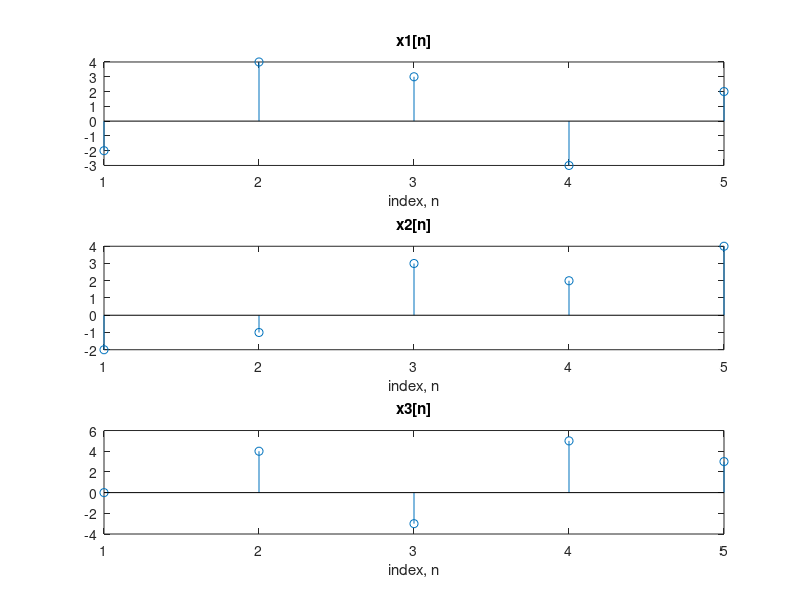
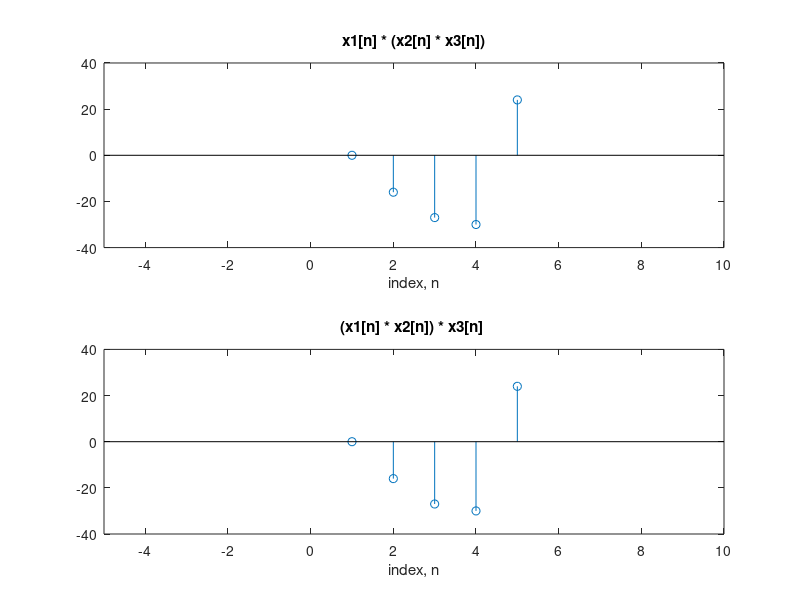
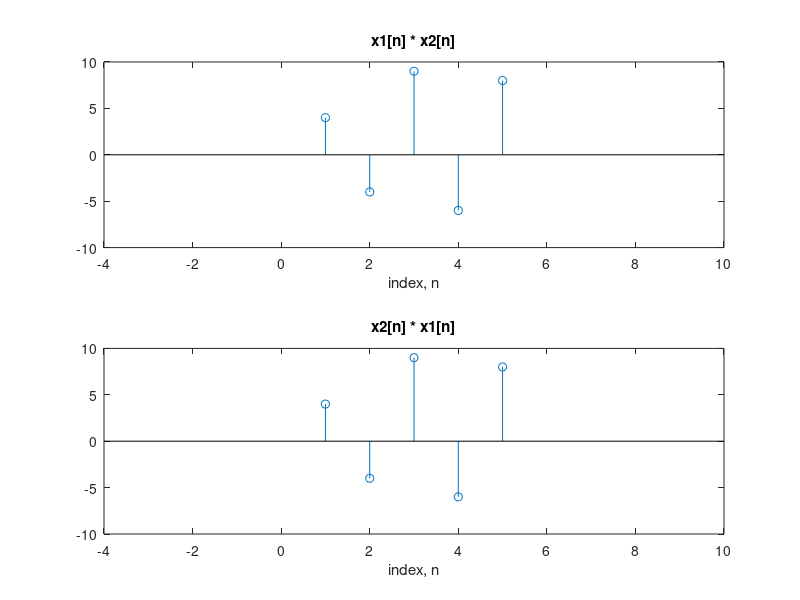

MATLAB code for these plots, in order:
clc 
clear all
close all
x1=[-2 4 3 -3 2];
x2=[-2 -1 3 2 4];
x3=[0 4 -3 5 3];
lhs=(x1.*x2).*x3;
rhs=x1.*(x2.*x3);
subplot(3,1,1);
stem(x1);
title('x1[n]');
xlabel('index, n');
subplot(3,1,2);
stem(x2);
title('x2[n]');
xlabel('index, n');
subplot(3,1,3);
stem(x3);
title('x3[n]');
xlabel('index, n');
figure;
subplot(2,1,1);
stem(lhs);
title('x1[n] * (x2[n] * x3[n])');
xlabel('index, n');
axis([-5 10 -40 40]);
subplot(2,1,2);
stem(rhs);
title('(x1[n] * x2[n]) * x3[n] ');
xlabel('index, n');
axis([-5 10 -40 40]);
figure;
lhs=x1.*x2;
rhs=x2.*x1;
subplot(2,1,1);
stem(lhs);
title('x1[n] * x2[n]');
xlabel('index, n');
axis([-4 10 -10 10]);
subplot(2,1,2);
stem(rhs);
title('x2[n] * x1[n]');
xlabel('index, n');
axis([-4 10 -10 10]);
